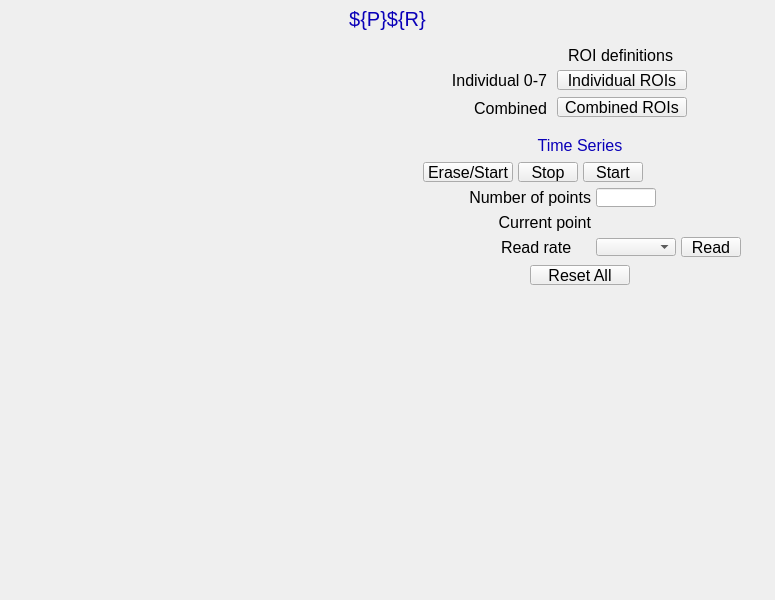
<?xml version="1.0" ?>
<ui version="4.0">
  <class>Dialog</class>
  <widget class="PyDMFrame" name="screen">
    <property name="geometry">
      <rect>
        <x>626</x>
        <y>114</y>
        <width>775</width>
        <height>600</height>
      </rect>
    </property>
    <property name="minimumSize">
      <size>
        <width>775</width>
        <height>600</height>
      </size>
    </property>
    <property name="styleSheet">
      <string notr="true">PyDMFrame#screen {
  color: rgb(0, 0, 0);
  background-color: rgb(187, 187, 187);
  }</string>
    </property>
    <property name="windowTitle">
      <string>NDROIStat</string>
    </property>
    <layout class="QGridLayout" name="gridLayout" columnstretch="5,380,5,17,16,8,30,6,34,12,5,2,3,2,5,17,10,21,5,8,5,34,5,5,3,5,8,17,3,5,5,1,51,3,29,5" rowstretch="5,1,24,1,9,5,20,5,20,7,1,19,1,7,5,5,20,1,6,1,18,1,5,1,19,5,1,18,1,5,1,18,1,3,5,20,310,5">
      <property name="leftMargin">
        <number>0</number>
      </property>
      <property name="topMargin">
        <number>0</number>
      </property>
      <property name="rightMargin">
        <number>0</number>
      </property>
      <property name="bottomMargin">
        <number>0</number>
      </property>
      <property name="horizontalSpacing">
        <number>0</number>
      </property>
      <property name="verticalSpacing">
        <number>0</number>
      </property>
      <item row="1" column="0" rowspan="2" colspan="36">
        <widget class="PyDMDrawingRectangle" name="rectangle">
          <property name="geometry">
            <rect>
              <x>0</x>
              <y>5</y>
              <width>775</width>
              <height>25</height>
            </rect>
          </property>
          <property name="sizePolicy">
            <sizepolicy hsizetype="Ignored" vsizetype="Ignored">
              <horstretch>0</horstretch>
              <verstretch>0</verstretch>
            </sizepolicy>
          </property>
          <property name="brush" stdset="0">
            <brush brushstyle="SolidPattern">
              <color alpha="255">
                <red>218</red>
                <green>218</green>
                <blue>218</blue>
              </color>
            </brush>
          </property>
          <property name="penStyle" stdset="0">
            <enum>Qt::SolidLine</enum>
          </property>
          <property name="penColor" stdset="0">
            <color>
              <red>218</red>
              <green>218</green>
              <blue>218</blue>
            </color>
          </property>
          <property name="penWidth" stdset="0">
            <double>0</double>
          </property>
          <property name="penCapStyle" stdset="0">
            <enum>Qt::FlatCap</enum>
          </property>
          <property name="toolTip">
            <string>rectangle</string>
          </property>
        </widget>
      </item>
      <item row="2" column="0" rowspan="2" colspan="36">
        <widget class="QLabel" name="text">
          <property name="geometry">
            <rect>
              <x>0</x>
              <y>6</y>
              <width>775</width>
              <height>25</height>
            </rect>
          </property>
          <property name="sizePolicy">
            <sizepolicy hsizetype="Ignored" vsizetype="Ignored">
              <horstretch>0</horstretch>
              <verstretch>0</verstretch>
            </sizepolicy>
          </property>
          <property name="text">
            <string>${P}${R}</string>
          </property>
          <property name="font">
            <font>
              <pointsize>15</pointsize>
            </font>
          </property>
          <property name="brush" stdset="0">
            <brush brushstyle="SolidPattern">
              <color alpha="255">
                <red>10</red>
                <green>0</green>
                <blue>184</blue>
              </color>
            </brush>
          </property>
          <property name="toolTip">
            <string>text</string>
          </property>
          <property name="alignment">
            <set>Qt::AlignCenter</set>
          </property>
          <property name="styleSheet">
            <string notr="true">QLabel#text {
  color: rgb(10, 0, 184);
  }</string>
          </property>
        </widget>
      </item>
      <item row="5" column="1" rowspan="32">
        <widget class="PyDMEmbeddedDisplay" name="composite">
          <property name="geometry">
            <rect>
              <x>5</x>
              <y>40</y>
              <width>380</width>
              <height>555</height>
            </rect>
          </property>
          <property name="sizePolicy">
            <sizepolicy hsizetype="Ignored" vsizetype="Ignored">
              <horstretch>0</horstretch>
              <verstretch>0</verstretch>
            </sizepolicy>
          </property>
          <property name="toolTip">
            <string>composite</string>
          </property>
          <property name="filename" stdset="0">
            <string>NDPluginBase.ui</string>
          </property>
        </widget>
      </item>
      <item row="35" column="15" colspan="7">
        <widget class="PyDMPushButton" name="message_button">
          <property name="geometry">
            <rect>
              <x>530</x>
              <y>265</y>
              <width>100</width>
              <height>20</height>
            </rect>
          </property>
          <property name="sizePolicy">
            <sizepolicy hsizetype="Ignored" vsizetype="Ignored">
              <horstretch>0</horstretch>
              <verstretch>0</verstretch>
            </sizepolicy>
          </property>
          <property name="text">
            <string>Reset All</string>
          </property>
          <property name="font">
            <font>
              <pointsize>12</pointsize>
            </font>
          </property>
          <property name="toolTip">
            <string>${P}${R}ResetAll</string>
          </property>
          <property name="channel" stdset="0">
            <string>ca://${P}${R}ResetAll</string>
          </property>
          <property name="pressValue" stdset="0">
            <string>1</string>
          </property>
          <property name="styleSheet">
            <string notr="true">PyDMPushButton#message_button {
  color: rgb(0, 0, 0);
  background-color: rgb(115, 223, 255);
  }</string>
          </property>
        </widget>
      </item>
      <item row="16" column="12" rowspan="2" colspan="12">
        <widget class="PyDMDrawingRectangle" name="rectangle_1">
          <property name="geometry">
            <rect>
              <x>520</x>
              <y>135</y>
              <width>120</width>
              <height>21</height>
            </rect>
          </property>
          <property name="sizePolicy">
            <sizepolicy hsizetype="Ignored" vsizetype="Ignored">
              <horstretch>0</horstretch>
              <verstretch>0</verstretch>
            </sizepolicy>
          </property>
          <property name="brush" stdset="0">
            <brush brushstyle="SolidPattern">
              <color alpha="255">
                <red>218</red>
                <green>218</green>
                <blue>218</blue>
              </color>
            </brush>
          </property>
          <property name="penStyle" stdset="0">
            <enum>Qt::SolidLine</enum>
          </property>
          <property name="penColor" stdset="0">
            <color>
              <red>218</red>
              <green>218</green>
              <blue>218</blue>
            </color>
          </property>
          <property name="penWidth" stdset="0">
            <double>0</double>
          </property>
          <property name="penCapStyle" stdset="0">
            <enum>Qt::FlatCap</enum>
          </property>
          <property name="toolTip">
            <string>rectangle_1</string>
          </property>
        </widget>
      </item>
      <item row="15" column="3" rowspan="19" colspan="32">
        <widget class="PyDMDrawingRectangle" name="rectangle_2">
          <property name="geometry">
            <rect>
              <x>390</x>
              <y>130</y>
              <width>380</width>
              <height>130</height>
            </rect>
          </property>
          <property name="sizePolicy">
            <sizepolicy hsizetype="Ignored" vsizetype="Ignored">
              <horstretch>0</horstretch>
              <verstretch>0</verstretch>
            </sizepolicy>
          </property>
          <property name="brush" stdset="0">
            <brush brushstyle="NoBrush">
              <color alpha="255">
                <red>0</red>
                <green>0</green>
                <blue>0</blue>
              </color>
            </brush>
          </property>
          <property name="penStyle" stdset="0">
            <enum>Qt::SolidLine</enum>
          </property>
          <property name="penColor" stdset="0">
            <color>
              <red>0</red>
              <green>0</green>
              <blue>0</blue>
            </color>
          </property>
          <property name="penWidth" stdset="0">
            <double>1</double>
          </property>
          <property name="penCapStyle" stdset="0">
            <enum>Qt::FlatCap</enum>
          </property>
          <property name="toolTip">
            <string>rectangle_2</string>
          </property>
        </widget>
      </item>
      <item row="16" column="14" colspan="9">
        <widget class="QLabel" name="text_1">
          <property name="geometry">
            <rect>
              <x>525</x>
              <y>135</y>
              <width>110</width>
              <height>20</height>
            </rect>
          </property>
          <property name="sizePolicy">
            <sizepolicy hsizetype="Ignored" vsizetype="Ignored">
              <horstretch>0</horstretch>
              <verstretch>0</verstretch>
            </sizepolicy>
          </property>
          <property name="text">
            <string>Time Series</string>
          </property>
          <property name="font">
            <font>
              <pointsize>12</pointsize>
            </font>
          </property>
          <property name="brush" stdset="0">
            <brush brushstyle="SolidPattern">
              <color alpha="255">
                <red>10</red>
                <green>0</green>
                <blue>184</blue>
              </color>
            </brush>
          </property>
          <property name="toolTip">
            <string>text_1</string>
          </property>
          <property name="alignment">
            <set>Qt::AlignCenter</set>
          </property>
          <property name="styleSheet">
            <string notr="true">QLabel#text_1 {
  color: rgb(10, 0, 184);
  }</string>
          </property>
        </widget>
      </item>
      <item row="26" column="7" rowspan="3" colspan="13">
        <widget class="QLabel" name="text_2">
          <property name="geometry">
            <rect>
              <x>461</x>
              <y>212</y>
              <width>130</width>
              <height>20</height>
            </rect>
          </property>
          <property name="sizePolicy">
            <sizepolicy hsizetype="Ignored" vsizetype="Ignored">
              <horstretch>0</horstretch>
              <verstretch>0</verstretch>
            </sizepolicy>
          </property>
          <property name="text">
            <string>Current point</string>
          </property>
          <property name="font">
            <font>
              <pointsize>12</pointsize>
            </font>
          </property>
          <property name="brush" stdset="0">
            <brush brushstyle="SolidPattern">
              <color alpha="255">
                <red>0</red>
                <green>0</green>
                <blue>0</blue>
              </color>
            </brush>
          </property>
          <property name="toolTip">
            <string>text_2</string>
          </property>
          <property name="alignment">
            <set>Qt::AlignRight|Qt::AlignTrailing|Qt::AlignVCenter</set>
          </property>
          <property name="styleSheet">
            <string notr="true">QLabel#text_2 {
  color: rgb(0, 0, 0);
  }</string>
          </property>
        </widget>
      </item>
      <item row="27" column="21" colspan="10">
        <widget class="PyDMLabel" name="text_update">
          <property name="geometry">
            <rect>
              <x>596</x>
              <y>213</y>
              <width>90</width>
              <height>18</height>
            </rect>
          </property>
          <property name="sizePolicy">
            <sizepolicy hsizetype="Ignored" vsizetype="Ignored">
              <horstretch>0</horstretch>
              <verstretch>0</verstretch>
            </sizepolicy>
          </property>
          <property name="toolTip">
            <string>PV: ${P}${R}TSCurrentPoint</string>
          </property>
          <property name="channel" stdset="0">
            <string>ca://${P}${R}TSCurrentPoint</string>
          </property>
          <property name="font">
            <font>
              <pointsize>10</pointsize>
            </font>
          </property>
          <property name="alignment">
            <set>Qt::AlignLeading|Qt::AlignLeft|Qt::AlignVCenter</set>
          </property>
          <property name="textInteractionFlags">
            <set>Qt::TextSelectableByKeyboard|Qt::TextSelectableByMouse</set>
          </property>
          <property name="styleSheet">
            <string notr="true">PyDMLabel#text_update {
  color: rgb(10, 0, 184);
  background-color: rgb(187, 187, 187);
  }</string>
          </property>
        </widget>
      </item>
      <item row="31" column="21" colspan="8">
        <widget class="PyDMEnumComboBox" name="menu">
          <property name="geometry">
            <rect>
              <x>596</x>
              <y>238</y>
              <width>80</width>
              <height>18</height>
            </rect>
          </property>
          <property name="sizePolicy">
            <sizepolicy hsizetype="Ignored" vsizetype="Ignored">
              <horstretch>0</horstretch>
              <verstretch>0</verstretch>
            </sizepolicy>
          </property>
          <property name="toolTip">
            <string>${P}${R}TSRead.SCAN</string>
          </property>
          <property name="channel" stdset="0">
            <string>ca://${P}${R}TSRead.SCAN</string>
          </property>
          <property name="font">
            <font>
              <pointsize>10</pointsize>
            </font>
          </property>
          <property name="styleSheet">
            <string notr="true">PyDMEnumComboBox#menu {
  color: rgb(0, 0, 0);
  background-color: rgb(115, 223, 255);
  }</string>
          </property>
        </widget>
      </item>
      <item row="30" column="30" rowspan="3" colspan="4">
        <widget class="PyDMPushButton" name="message_button_1">
          <property name="geometry">
            <rect>
              <x>681</x>
              <y>237</y>
              <width>60</width>
              <height>20</height>
            </rect>
          </property>
          <property name="sizePolicy">
            <sizepolicy hsizetype="Ignored" vsizetype="Ignored">
              <horstretch>0</horstretch>
              <verstretch>0</verstretch>
            </sizepolicy>
          </property>
          <property name="text">
            <string>Read</string>
          </property>
          <property name="font">
            <font>
              <pointsize>12</pointsize>
            </font>
          </property>
          <property name="toolTip">
            <string>${P}${R}TSControl</string>
          </property>
          <property name="channel" stdset="0">
            <string>ca://${P}${R}TSControl</string>
          </property>
          <property name="pressValue" stdset="0">
            <string>3</string>
          </property>
          <property name="styleSheet">
            <string notr="true">PyDMPushButton#message_button_1 {
  color: rgb(0, 0, 0);
  background-color: rgb(115, 223, 255);
  }</string>
          </property>
        </widget>
      </item>
      <item row="30" column="9" rowspan="3" colspan="11">
        <widget class="QLabel" name="text_3">
          <property name="geometry">
            <rect>
              <x>501</x>
              <y>237</y>
              <width>90</width>
              <height>20</height>
            </rect>
          </property>
          <property name="sizePolicy">
            <sizepolicy hsizetype="Ignored" vsizetype="Ignored">
              <horstretch>0</horstretch>
              <verstretch>0</verstretch>
            </sizepolicy>
          </property>
          <property name="text">
            <string>Read rate</string>
          </property>
          <property name="font">
            <font>
              <pointsize>12</pointsize>
            </font>
          </property>
          <property name="brush" stdset="0">
            <brush brushstyle="SolidPattern">
              <color alpha="255">
                <red>0</red>
                <green>0</green>
                <blue>0</blue>
              </color>
            </brush>
          </property>
          <property name="toolTip">
            <string>text_3</string>
          </property>
          <property name="alignment">
            <set>Qt::AlignLeading|Qt::AlignLeft|Qt::AlignVCenter</set>
          </property>
          <property name="styleSheet">
            <string notr="true">QLabel#text_3 {
  color: rgb(0, 0, 0);
  }</string>
          </property>
        </widget>
      </item>
      <item row="19" column="5" rowspan="3" colspan="5">
        <widget class="PyDMPushButton" name="message_button_2">
          <property name="geometry">
            <rect>
              <x>423</x>
              <y>162</y>
              <width>90</width>
              <height>20</height>
            </rect>
          </property>
          <property name="sizePolicy">
            <sizepolicy hsizetype="Ignored" vsizetype="Ignored">
              <horstretch>0</horstretch>
              <verstretch>0</verstretch>
            </sizepolicy>
          </property>
          <property name="text">
            <string>Erase/Start</string>
          </property>
          <property name="font">
            <font>
              <pointsize>12</pointsize>
            </font>
          </property>
          <property name="toolTip">
            <string>${P}${R}TSControl</string>
          </property>
          <property name="channel" stdset="0">
            <string>ca://${P}${R}TSControl</string>
          </property>
          <property name="pressValue" stdset="0">
            <string>0</string>
          </property>
          <property name="styleSheet">
            <string notr="true">PyDMPushButton#message_button_2 {
  color: rgb(0, 0, 0);
  background-color: rgb(115, 223, 255);
  }</string>
          </property>
        </widget>
      </item>
      <item row="19" column="11" rowspan="3" colspan="7">
        <widget class="PyDMPushButton" name="message_button_3">
          <property name="geometry">
            <rect>
              <x>518</x>
              <y>162</y>
              <width>60</width>
              <height>20</height>
            </rect>
          </property>
          <property name="sizePolicy">
            <sizepolicy hsizetype="Ignored" vsizetype="Ignored">
              <horstretch>0</horstretch>
              <verstretch>0</verstretch>
            </sizepolicy>
          </property>
          <property name="text">
            <string>Stop</string>
          </property>
          <property name="font">
            <font>
              <pointsize>12</pointsize>
            </font>
          </property>
          <property name="toolTip">
            <string>${P}${R}TSControl</string>
          </property>
          <property name="channel" stdset="0">
            <string>ca://${P}${R}TSControl</string>
          </property>
          <property name="pressValue" stdset="0">
            <string>2</string>
          </property>
          <property name="styleSheet">
            <string notr="true">PyDMPushButton#message_button_3 {
  color: rgb(0, 0, 0);
  background-color: rgb(115, 223, 255);
  }</string>
          </property>
        </widget>
      </item>
      <item row="19" column="19" rowspan="3" colspan="6">
        <widget class="PyDMPushButton" name="message_button_4">
          <property name="geometry">
            <rect>
              <x>583</x>
              <y>162</y>
              <width>60</width>
              <height>20</height>
            </rect>
          </property>
          <property name="sizePolicy">
            <sizepolicy hsizetype="Ignored" vsizetype="Ignored">
              <horstretch>0</horstretch>
              <verstretch>0</verstretch>
            </sizepolicy>
          </property>
          <property name="text">
            <string>Start</string>
          </property>
          <property name="font">
            <font>
              <pointsize>12</pointsize>
            </font>
          </property>
          <property name="toolTip">
            <string>${P}${R}TSControl</string>
          </property>
          <property name="channel" stdset="0">
            <string>ca://${P}${R}TSControl</string>
          </property>
          <property name="pressValue" stdset="0">
            <string>1</string>
          </property>
          <property name="styleSheet">
            <string notr="true">PyDMPushButton#message_button_4 {
  color: rgb(0, 0, 0);
  background-color: rgb(115, 223, 255);
  }</string>
          </property>
        </widget>
      </item>
      <item row="20" column="26" colspan="7">
        <widget class="PyDMLabel" name="text_update_1">
          <property name="geometry">
            <rect>
              <x>648</x>
              <y>163</y>
              <width>90</width>
              <height>18</height>
            </rect>
          </property>
          <property name="sizePolicy">
            <sizepolicy hsizetype="Ignored" vsizetype="Ignored">
              <horstretch>0</horstretch>
              <verstretch>0</verstretch>
            </sizepolicy>
          </property>
          <property name="toolTip">
            <string>PV: ${P}${R}TSAcquiring</string>
          </property>
          <property name="channel" stdset="0">
            <string>ca://${P}${R}TSAcquiring</string>
          </property>
          <property name="displayFormat" stdset="0">
            <enum>PyDMLabel::String</enum>
          </property>
          <property name="font">
            <font>
              <pointsize>10</pointsize>
            </font>
          </property>
          <property name="alignment">
            <set>Qt::AlignLeading|Qt::AlignLeft|Qt::AlignVCenter</set>
          </property>
          <property name="textInteractionFlags">
            <set>Qt::TextSelectableByKeyboard|Qt::TextSelectableByMouse</set>
          </property>
          <property name="styleSheet">
            <string notr="true">PyDMLabel#text_update_1 {
  color: rgb(10, 0, 184);
  background-color: rgb(70, 70, 70);
  }</string>
          </property>
        </widget>
      </item>
      <item row="24" column="21" colspan="6">
        <widget class="PyDMLineEdit" name="text_entry">
          <property name="geometry">
            <rect>
              <x>596</x>
              <y>188</y>
              <width>60</width>
              <height>19</height>
            </rect>
          </property>
          <property name="sizePolicy">
            <sizepolicy hsizetype="Ignored" vsizetype="Ignored">
              <horstretch>0</horstretch>
              <verstretch>0</verstretch>
            </sizepolicy>
          </property>
          <property name="channel" stdset="0">
            <string>ca://${P}${R}TSNumPoints</string>
          </property>
          <property name="toolTip">
            <string>${P}${R}TSNumPoints</string>
          </property>
          <property name="font">
            <font>
              <pointsize>11</pointsize>
            </font>
          </property>
          <property name="styleSheet">
            <string notr="true">PyDMLineEdit#text_entry {
  color: rgb(0, 0, 0);
  background-color: rgb(115, 223, 255);
  border: 1px solid black;
  margin: 0px;
  padding: 0px;
  spacing: 0px;
  }</string>
          </property>
        </widget>
      </item>
      <item row="23" column="6" rowspan="2" colspan="14">
        <widget class="QLabel" name="text_4">
          <property name="geometry">
            <rect>
              <x>431</x>
              <y>187</y>
              <width>160</width>
              <height>20</height>
            </rect>
          </property>
          <property name="sizePolicy">
            <sizepolicy hsizetype="Ignored" vsizetype="Ignored">
              <horstretch>0</horstretch>
              <verstretch>0</verstretch>
            </sizepolicy>
          </property>
          <property name="text">
            <string>Number of points</string>
          </property>
          <property name="font">
            <font>
              <pointsize>12</pointsize>
            </font>
          </property>
          <property name="brush" stdset="0">
            <brush brushstyle="SolidPattern">
              <color alpha="255">
                <red>0</red>
                <green>0</green>
                <blue>0</blue>
              </color>
            </brush>
          </property>
          <property name="toolTip">
            <string>text_4</string>
          </property>
          <property name="alignment">
            <set>Qt::AlignRight|Qt::AlignTrailing|Qt::AlignVCenter</set>
          </property>
          <property name="styleSheet">
            <string notr="true">QLabel#text_4 {
  color: rgb(0, 0, 0);
  }</string>
          </property>
        </widget>
      </item>
      <item row="5" column="3" rowspan="9" colspan="32">
        <widget class="PyDMDrawingRectangle" name="rectangle_3">
          <property name="geometry">
            <rect>
              <x>390</x>
              <y>40</y>
              <width>380</width>
              <height>85</height>
            </rect>
          </property>
          <property name="sizePolicy">
            <sizepolicy hsizetype="Ignored" vsizetype="Ignored">
              <horstretch>0</horstretch>
              <verstretch>0</verstretch>
            </sizepolicy>
          </property>
          <property name="brush" stdset="0">
            <brush brushstyle="NoBrush">
              <color alpha="255">
                <red>0</red>
                <green>0</green>
                <blue>0</blue>
              </color>
            </brush>
          </property>
          <property name="penStyle" stdset="0">
            <enum>Qt::SolidLine</enum>
          </property>
          <property name="penColor" stdset="0">
            <color>
              <red>0</red>
              <green>0</green>
              <blue>0</blue>
            </color>
          </property>
          <property name="penWidth" stdset="0">
            <double>1</double>
          </property>
          <property name="penCapStyle" stdset="0">
            <enum>Qt::FlatCap</enum>
          </property>
          <property name="toolTip">
            <string>rectangle_3</string>
          </property>
        </widget>
      </item>
      <item row="8" column="17" colspan="15">
        <widget class="PyDMRelatedDisplayButton" name="related_display">
          <property name="geometry">
            <rect>
              <x>557</x>
              <y>70</y>
              <width>130</width>
              <height>20</height>
            </rect>
          </property>
          <property name="sizePolicy">
            <sizepolicy hsizetype="Ignored" vsizetype="Ignored">
              <horstretch>0</horstretch>
              <verstretch>0</verstretch>
            </sizepolicy>
          </property>
          <property name="toolTip">
            <string>Individual ROIs</string>
          </property>
          <property name="text">
            <string>Individual ROIs</string>
          </property>
          <property name="showIcon" stdset="0">
            <bool>true</bool>
          </property>
          <property name="font">
            <font>
              <pointsize>12</pointsize>
            </font>
          </property>
          <property name="styleSheet">
            <string notr="true">PyDMRelatedDisplayButton#related_display {
  color: rgb(0, 0, 0);
  background-color: rgb(115, 223, 255);
  }</string>
          </property>
          <property name="titles" stdset="0">
            <stringlist>
              <string>ROI 0</string>
              <string>ROI 1</string>
              <string>ROI 2</string>
              <string>ROI 3</string>
              <string>ROI 4</string>
              <string>ROI 5</string>
              <string>ROI 6</string>
              <string>ROI 7</string>
            </stringlist>
          </property>
          <property name="filenames" stdset="0">
            <stringlist>
              <string>NDROIStatN.ui</string>
              <string>NDROIStatN.ui</string>
              <string>NDROIStatN.ui</string>
              <string>NDROIStatN.ui</string>
              <string>NDROIStatN.ui</string>
              <string>NDROIStatN.ui</string>
              <string>NDROIStatN.ui</string>
              <string>NDROIStatN.ui</string>
            </stringlist>
          </property>
          <property name="macros" stdset="0">
            <stringlist>
              <string>P=${P}, R=${R},ROI=1:</string>
              <string>P=${P}, R=${R},ROI=2:</string>
              <string>P=${P}, R=${R},ROI=3:</string>
              <string>P=${P}, R=${R},ROI=4:</string>
              <string>P=${P}, R=${R},ROI=5:</string>
              <string>P=${P}, R=${R},ROI=6:</string>
              <string>P=${P}, R=${R},ROI=7:</string>
              <string>P=${P}, R=${R},ROI=8:</string>
            </stringlist>
          </property>
          <property name="openInNewWindow" stdset="0">
            <bool>true</bool>
          </property>
        </widget>
      </item>
      <item row="8" column="4" colspan="12">
        <widget class="QLabel" name="text_5">
          <property name="geometry">
            <rect>
              <x>407</x>
              <y>70</y>
              <width>140</width>
              <height>20</height>
            </rect>
          </property>
          <property name="sizePolicy">
            <sizepolicy hsizetype="Ignored" vsizetype="Ignored">
              <horstretch>0</horstretch>
              <verstretch>0</verstretch>
            </sizepolicy>
          </property>
          <property name="text">
            <string>Individual 0-7</string>
          </property>
          <property name="font">
            <font>
              <pointsize>12</pointsize>
            </font>
          </property>
          <property name="brush" stdset="0">
            <brush brushstyle="SolidPattern">
              <color alpha="255">
                <red>0</red>
                <green>0</green>
                <blue>0</blue>
              </color>
            </brush>
          </property>
          <property name="toolTip">
            <string>text_5</string>
          </property>
          <property name="alignment">
            <set>Qt::AlignRight|Qt::AlignTrailing|Qt::AlignVCenter</set>
          </property>
          <property name="styleSheet">
            <string notr="true">QLabel#text_5 {
  color: rgb(0, 0, 0);
  }</string>
          </property>
        </widget>
      </item>
      <item row="10" column="17" rowspan="2" colspan="15">
        <widget class="PyDMRelatedDisplayButton" name="related_display_1">
          <property name="geometry">
            <rect>
              <x>557</x>
              <y>97</y>
              <width>130</width>
              <height>20</height>
            </rect>
          </property>
          <property name="sizePolicy">
            <sizepolicy hsizetype="Ignored" vsizetype="Ignored">
              <horstretch>0</horstretch>
              <verstretch>0</verstretch>
            </sizepolicy>
          </property>
          <property name="toolTip">
            <string>Combined ROIs</string>
          </property>
          <property name="text">
            <string>Combined ROIs</string>
          </property>
          <property name="showIcon" stdset="0">
            <bool>true</bool>
          </property>
          <property name="font">
            <font>
              <pointsize>12</pointsize>
            </font>
          </property>
          <property name="styleSheet">
            <string notr="true">PyDMRelatedDisplayButton#related_display_1 {
  color: rgb(0, 0, 0);
  background-color: rgb(115, 223, 255);
  }</string>
          </property>
          <property name="titles" stdset="0">
            <stringlist>
              <string>ROIS 1-8</string>
              <string>ROIS 9-16</string>
              <string>ROIS 17-24</string>
              <string>ROIS 25-32</string>
            </stringlist>
          </property>
          <property name="filenames" stdset="0">
            <stringlist>
              <string>NDROIStat8.ui</string>
              <string>NDROIStat8.ui</string>
              <string>NDROIStat8.ui</string>
              <string>NDROIStat8.ui</string>
            </stringlist>
          </property>
          <property name="macros" stdset="0">
            <stringlist>
              <string>P=${P},R=${R},ROI1=1:,ROI2=2:,ROI3=3:,ROI4=4:,ROI5=5:,ROI6=6:,ROI7=7:,ROI8=8:</string>
              <string>P=${P},R=${R},ROI1=9:,ROI2=10:,ROI3=11:,ROI4=12:,ROI5=13:,ROI6=14:,ROI7=15:,ROI8=16:,</string>
              <string>P=${P},R=${R},ROI1=17:,ROI2=18:,ROI3=19:,ROI4=20:,ROI5=21:,ROI6=22:,ROI7=23:,ROI8=24:,</string>
              <string>P=${P},R=${R},ROI1=25:,ROI2=26:,ROI3=27:,ROI4=28:,ROI5=29:,ROI6=30:,ROI7=31:,ROI8=32:,</string>
            </stringlist>
          </property>
          <property name="openInNewWindow" stdset="0">
            <bool>true</bool>
          </property>
        </widget>
      </item>
      <item row="6" column="13" colspan="15">
        <widget class="QLabel" name="text_6">
          <property name="geometry">
            <rect>
              <x>523</x>
              <y>45</y>
              <width>150</width>
              <height>20</height>
            </rect>
          </property>
          <property name="sizePolicy">
            <sizepolicy hsizetype="Ignored" vsizetype="Ignored">
              <horstretch>0</horstretch>
              <verstretch>0</verstretch>
            </sizepolicy>
          </property>
          <property name="text">
            <string>ROI definitions</string>
          </property>
          <property name="font">
            <font>
              <pointsize>12</pointsize>
            </font>
          </property>
          <property name="brush" stdset="0">
            <brush brushstyle="SolidPattern">
              <color alpha="255">
                <red>0</red>
                <green>0</green>
                <blue>0</blue>
              </color>
            </brush>
          </property>
          <property name="toolTip">
            <string>text_6</string>
          </property>
          <property name="alignment">
            <set>Qt::AlignRight|Qt::AlignTrailing|Qt::AlignVCenter</set>
          </property>
          <property name="styleSheet">
            <string notr="true">QLabel#text_6 {
  color: rgb(0, 0, 0);
  }</string>
          </property>
        </widget>
      </item>
      <item row="11" column="8" rowspan="2" colspan="8">
        <widget class="QLabel" name="text_7">
          <property name="geometry">
            <rect>
              <x>467</x>
              <y>98</y>
              <width>80</width>
              <height>20</height>
            </rect>
          </property>
          <property name="sizePolicy">
            <sizepolicy hsizetype="Ignored" vsizetype="Ignored">
              <horstretch>0</horstretch>
              <verstretch>0</verstretch>
            </sizepolicy>
          </property>
          <property name="text">
            <string>Combined</string>
          </property>
          <property name="font">
            <font>
              <pointsize>12</pointsize>
            </font>
          </property>
          <property name="brush" stdset="0">
            <brush brushstyle="SolidPattern">
              <color alpha="255">
                <red>0</red>
                <green>0</green>
                <blue>0</blue>
              </color>
            </brush>
          </property>
          <property name="toolTip">
            <string>text_7</string>
          </property>
          <property name="alignment">
            <set>Qt::AlignRight|Qt::AlignTrailing|Qt::AlignVCenter</set>
          </property>
          <property name="styleSheet">
            <string notr="true">QLabel#text_7 {
  color: rgb(0, 0, 0);
  }</string>
          </property>
        </widget>
      </item>
    </layout>
    <zorder>rectangle</zorder>
    <zorder>text</zorder>
    <zorder>composite</zorder>
    <zorder>message_button</zorder>
    <zorder>rectangle_1</zorder>
    <zorder>rectangle_2</zorder>
    <zorder>text_1</zorder>
    <zorder>text_2</zorder>
    <zorder>text_update</zorder>
    <zorder>menu</zorder>
    <zorder>message_button_1</zorder>
    <zorder>text_3</zorder>
    <zorder>message_button_2</zorder>
    <zorder>message_button_3</zorder>
    <zorder>message_button_4</zorder>
    <zorder>text_update_1</zorder>
    <zorder>text_entry</zorder>
    <zorder>text_4</zorder>
    <zorder>rectangle_3</zorder>
    <zorder>related_display</zorder>
    <zorder>text_5</zorder>
    <zorder>related_display_1</zorder>
    <zorder>text_6</zorder>
    <zorder>text_7</zorder>
  </widget>
  <customwidgets>
    <customwidget>
      <class>PyDMDrawingRectangle</class>
      <extends>QWidget</extends>
      <header>pydm.widgets.drawing</header>
    </customwidget>
    <customwidget>
      <class>PyDMLabel</class>
      <extends>QLabel</extends>
      <header>pydm.widgets.label</header>
    </customwidget>
    <customwidget>
      <class>PyDMEmbeddedDisplay</class>
      <extends>QFrame</extends>
      <header>pydm.widgets.embedded_display</header>
    </customwidget>
    <customwidget>
      <class>PyDMPushButton</class>
      <extends>QPushButton</extends>
      <header>pydm.widgets.pushbutton</header>
    </customwidget>
    <customwidget>
      <class>PyDMEnumComboBox</class>
      <extends>QComboBox</extends>
      <header>pydm.widgets.enum_combo_box</header>
    </customwidget>
    <customwidget>
      <class>PyDMLineEdit</class>
      <extends>QLineEdit</extends>
      <header>pydm.widgets.line_edit</header>
    </customwidget>
    <customwidget>
      <class>PyDMRelatedDisplayButton</class>
      <extends>QPushButton</extends>
      <header>pydm.widgets.related_display_button</header>
    </customwidget>
    <customwidget>
      <class>PyDMFrame</class>
      <extends>QFrame</extends>
      <header>pydm.widgets.frame</header>
    </customwidget>
  </customwidgets>
</ui>
